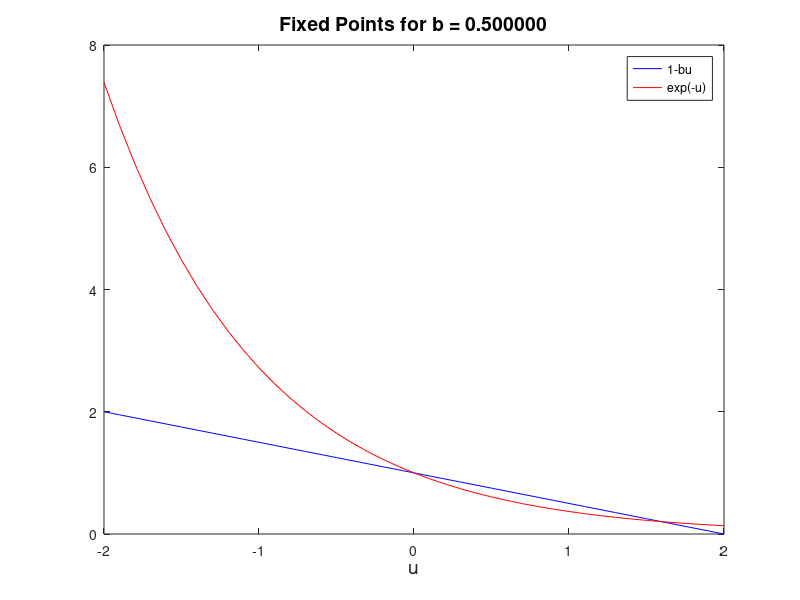

Reproduce this figure in MATLAB. (Note: this script raises an error after producing the figure.)
clear
close
clc

b=.5;
x = -2:0.1:2;
y1 = 1-b.*x;
y2 = exp(-x);

plot(x,y1,'b')
hold on
plot(x,y2,'r')
xlabel('u','FontSize',14)
title(sprintf('Fixed Points for b = %f',b),'FontSize',14)
legend('1-bu','exp(-u)','location','northeast')
ax = gca;
ax.XAxisLocation = 'origin';
ax.YAxisLocation = 'origin';
xlim([-2,2])
ylim([-1,3])
